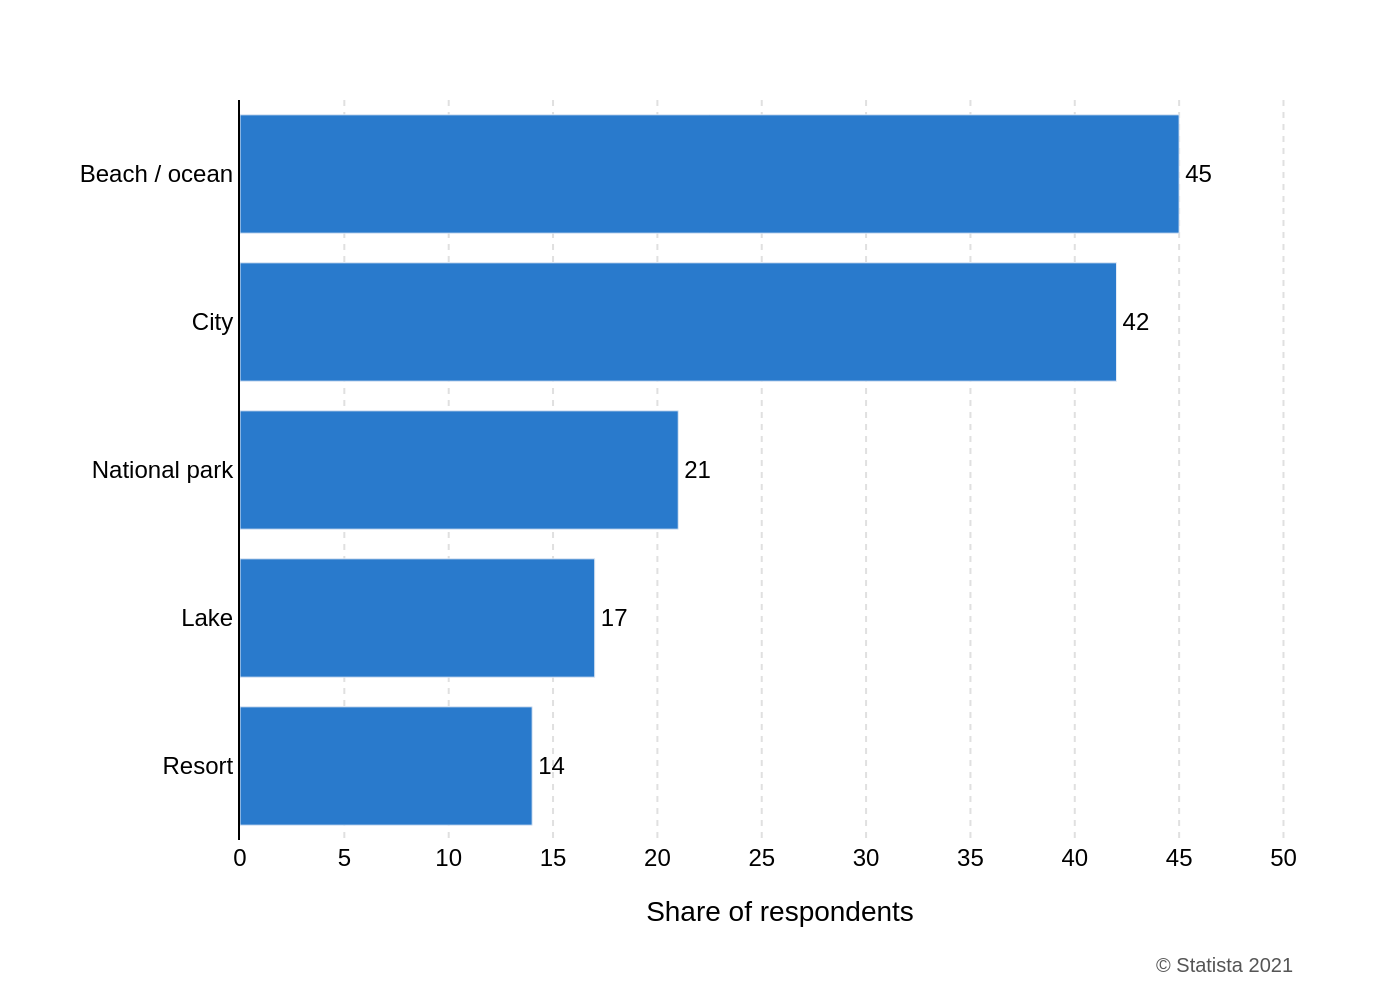

This figure's Python source:
import sys
import json
import plotly.graph_objects as go
import os

# Check for command-line argument
if len(sys.argv) != 2:
    print("Usage: python generate_chart.py <path_to_json_file>")
    sys.exit(1)

json_path = sys.argv[1]

# Read data from the specified JSON file
try:
    with open(json_path, 'r', encoding='utf-8') as f:
        chart_info = json.load(f)
except FileNotFoundError:
    print(f"Error: JSON file not found at {json_path}")
    sys.exit(1)

# Extract data and texts from the JSON structure
chart_data = chart_info.get("chart_data", [])
texts = chart_info.get("texts", {})
colors = chart_info.get("colors", ["#1f77b4"])

# Prepare data for Plotly; reverse order to match visual top-to-bottom
categories = [d['category'] for d in chart_data]
values = [d['value'] for d in chart_data]
categories.reverse()
values.reverse()

# Create the figure
fig = go.Figure()

# Add the bar trace
fig.add_trace(go.Bar(
    y=categories,
    x=values,
    orientation='h',
    marker=dict(color=colors[0]),
    text=values,
    textposition='outside',
    texttemplate='%{x}',
    cliponaxis=False
))

# Combine title and subtitle if they exist
title_text = texts.get("title", "")
if texts.get("subtitle"):
    title_text += f"<br><sub>{texts.get('subtitle')}</sub>"

# Update layout for a clean, professional look
fig.update_layout(
    title=dict(
        text=title_text,
        x=0.05,
        xanchor='left'
    ),
    xaxis=dict(
        title=texts.get("x_axis_title"),
        showgrid=True,
        gridcolor='#e0e0e0',
        griddash='dot',
        zeroline=False,
        showline=False,
        range=[0, max(values) * 1.15],
        dtick=5
    ),
    yaxis=dict(
        title=texts.get("y_axis_title"),
        showgrid=False,
        showline=True,
        linecolor='black'
    ),
    font=dict(
        family="Arial",
        size=12,
        color="black"
    ),
    plot_bgcolor='white',
    paper_bgcolor='white',
    margin=dict(l=120, r=40, t=50, b=80),
    showlegend=False
)

# Add source annotation
if texts.get("source"):
    fig.add_annotation(
        text=texts.get("source"),
        xref="paper", yref="paper",
        x=0.98, y=-0.15,
        showarrow=False,
        xanchor='right', yanchor='top',
        align='right',
        font=dict(size=10, color="#555555")
    )


# Generate the output filename from the input JSON path
base_filename = os.path.splitext(os.path.basename(json_path))[0]
output_filename = f"{base_filename}.png"


# Save the figure as a PNG image
fig.write_image(output_filename, scale=2)

print(f"Chart saved as {output_filename}")
